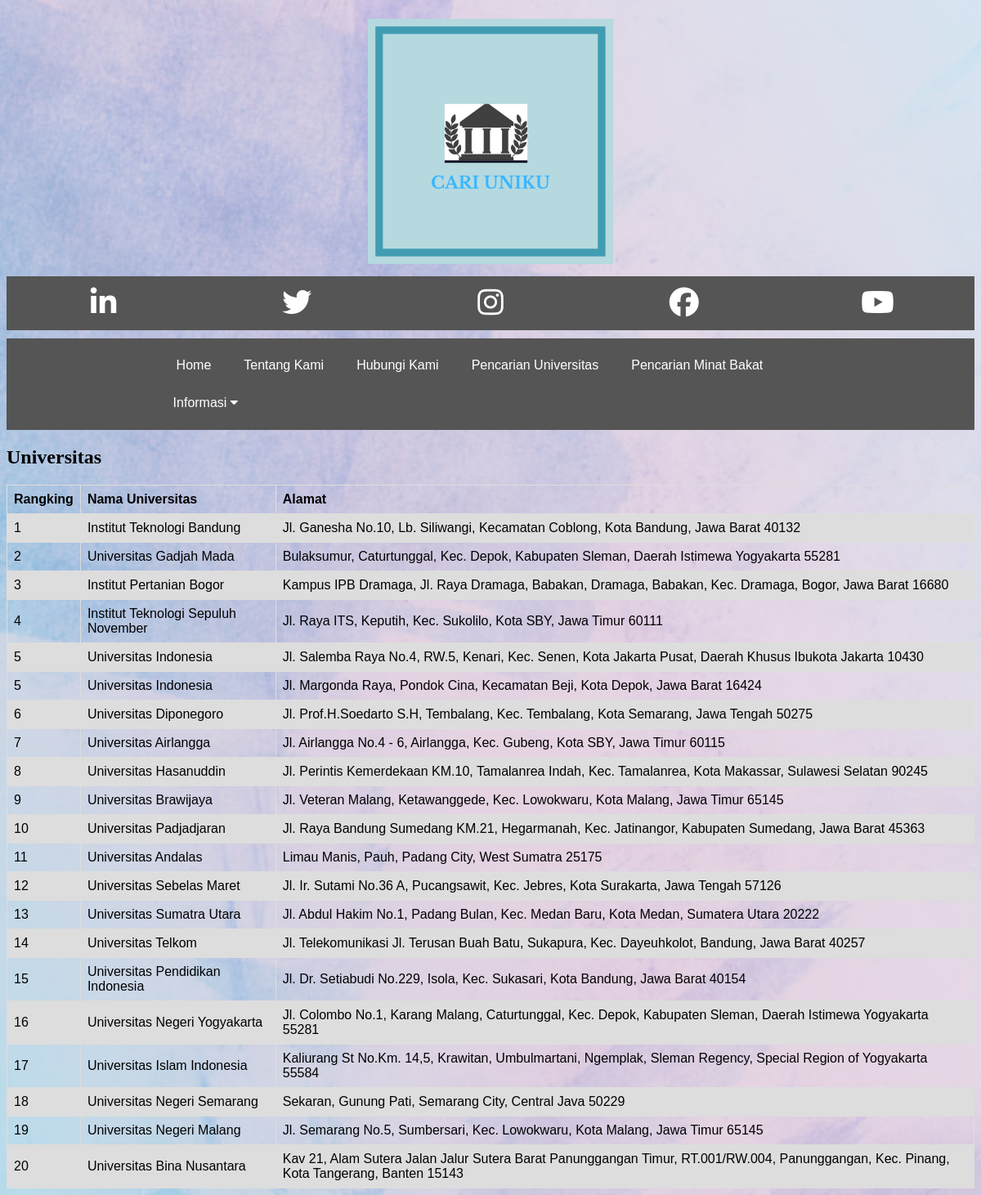
The page /Universitas1.php on the database its author committed.
### tables this page shows
CREATE TABLE `info_universitas` (
  `id` int(11) NOT NULL,
  `top` int(11) NOT NULL,
  `nama_univ` text NOT NULL,
  `provinsi` int(11) NOT NULL,
  `kota` text NOT NULL,
  `alamat` text NOT NULL,
  `deskripsi` text NOT NULL,
  `website` text NOT NULL
);

### Universitas1.php (the view, shortened to what this page needs)
<?php
  include('config.php');
?>
<!DOCTYPE html>
<html>
<head>
<?php
      include('style-header.php');
    ?>
</head>
<body id="grad1">
<?php
      include('header.php');
    ?>
<h2>Universitas</h2>
<table>
  <tr>
    <th>Rangking</th>
    <th>Nama Universitas</th>
    <th>Alamat</th>
  </tr>
  <?php
  $sql = "SELECT top, nama_univ, alamat FROM info_universitas" ;
  $result = $conn->query($sql);
  if ($result->num_rows > 0) {
      while($row = $result->fetch_assoc()) {
        echo '<tr>';
        echo '<td>'.$row["top"].'</td>';
        echo '<td>'.$row["nama_univ"].'</td>';
        echo '<td>'.$row["alamat"].'</td>';
        echo '</tr>';
      }
  }
  else {
      echo "0 results";
  }
  ?>
</table>
</body>
</html>

### style-header.php (shortened to what this page needs)
<link rel="stylesheet" href="https://cdnjs.cloudflare.com/ajax/libs/font-awesome/4.7.0/css/font-awesome.min.css">

### header.php (shortened to what this page needs)
<div>
<img src="image/univ_logo.png" class="center"></header>
    <div class="icon-bar">
      <a href="https://www.linkedin.com" target="_blank"><i class="fab fa-linkedin-in"></i></a>
      <a href="https://www.twitter.com" target="_blank" ><i class="fab fa-twitter"></i></a>
      <a href="https://www.instagram.com" target="_blank"><i class="fab fa-instagram"></i></a>
      <a href="https://www.facebook.com" target="_blank"><i class="fab fa-facebook-f"></i></a>
      <a href="https://www.youtube.com" target="_blank"><i class="fab fa-youtube"></i></a>
    </div>
    <div class="navbar-parent">
      <div class="navbar">
        <a href="home.php">Home</a>
        <a href="tentang_kami.php">Tentang Kami</a>
        <a href="hubungi_kami.php">Hubungi Kami</a>
        <a href="pencarian_univ_idaman.php">Pencarian Universitas</a>
        <a href="pencarian_minat.php">Pencarian Minat Bakat</a>
        <div class="dropdown">
        <button class="dropbtn" onclick="myFunction()">Informasi
          <i class="fa fa-caret-down"></i>
        </button>
        </div>
      </div>
    </div>
</div>

### style-header.php (style rules this page uses)
#grad1 { background: url("image/background1.jpg") no-repeat center center fixed; background-size: cover; }
img { display: block; margin-left: auto; margin-right: auto; width: 300px; height: 300px; padding: 15px; }
.icon-bar { width: 100%; background-color: #555; overflow: auto; }
.icon-bar a { float: left; width: 20%; text-align: center; padding: 12px 0; transition: all 0.3s ease; color: white; font-size: 36px; }
.navbar { overflow: hidden; background-color: #555; font-family: Arial, Helvetica, sans-serif; margin-left: 15%; margin-right: 10%; padding: 10px; }
.navbar-parent { overflow: hidden; background-color: #555; font-family: Arial, Helvetica, sans-serif; margin-top:10px; text-align: center; }
.navbar a { float: left; font-size: 16px; color: white; text-align: center; padding: 14px 20px; text-decoration: none; }
.dropdown { float: left; overflow: hidden; }
.dropdown .dropbtn { cursor: pointer; font-size: 16px; border: none; outline: none; color: white; padding: 14px 16px; background-color: inherit; font-family: inherit; margin: 0; }

### Universitas1.php (style rules this page uses)
table { font-family: arial, sans-serif; border-collapse: collapse; width: 100%; }
td, th { border: 1px solid #dddddd; text-align: left; padding: 8px; }
tr:nth-child(even) { background-color: #dddddd; }

### rows shown on the page
info_universitas: top "1", nama_univ "Institut Teknologi Bandung", alamat "Jl. Ganesha No.10, Lb. Siliwangi, Kecamatan Coblong, Kota Bandung, Jawa Barat 40132"
info_universitas: top "2", nama_univ "Universitas Gadjah Mada", alamat "Bulaksumur, Caturtunggal, Kec. Depok, Kabupaten Sleman, Daerah Istimewa Yogyakarta 55281"
info_universitas: top "3", nama_univ "Institut Pertanian Bogor", alamat "Kampus IPB Dramaga, Jl. Raya Dramaga, Babakan, Dramaga, Babakan, Kec. Dramaga, Bogor, Jawa Barat 16680"
info_universitas: top "4", nama_univ "Institut Teknologi Sepuluh November", alamat "Jl. Raya ITS, Keputih, Kec. Sukolilo, Kota SBY, Jawa Timur 60111"
info_universitas: top "5", nama_univ "Universitas Indonesia", alamat "Jl. Salemba Raya No.4, RW.5, Kenari, Kec. Senen, Kota Jakarta Pusat, Daerah Khusus Ibukota Jakarta 10430"
info_universitas: top "5", nama_univ "Universitas Indonesia", alamat "Jl. Margonda Raya, Pondok Cina, Kecamatan Beji, Kota Depok, Jawa Barat 16424"
info_universitas: top "6", nama_univ "Universitas Diponegoro", alamat "Jl. Prof.H.Soedarto S.H, Tembalang, Kec. Tembalang, Kota Semarang, Jawa Tengah 50275"
info_universitas: top "7", nama_univ "Universitas Airlangga", alamat "Jl. Airlangga No.4 - 6, Airlangga, Kec. Gubeng, Kota SBY, Jawa Timur 60115"
info_universitas: top "8", nama_univ "Universitas Hasanuddin", alamat "Jl. Perintis Kemerdekaan KM.10, Tamalanrea Indah, Kec. Tamalanrea, Kota Makassar, Sulawesi Selatan 90245"
info_universitas: top "9", nama_univ "Universitas Brawijaya", alamat "Jl. Veteran Malang, Ketawanggede, Kec. Lowokwaru, Kota Malang, Jawa Timur 65145"
info_universitas: top "10", nama_univ "Universitas Padjadjaran", alamat "Jl. Raya Bandung Sumedang KM.21, Hegarmanah, Kec. Jatinangor, Kabupaten Sumedang, Jawa Barat 45363"
info_universitas: top "11", nama_univ "Universitas Andalas", alamat "Limau Manis, Pauh, Padang City, West Sumatra 25175"
info_universitas: top "12", nama_univ "Universitas Sebelas Maret", alamat "Jl. Ir. Sutami No.36 A, Pucangsawit, Kec. Jebres, Kota Surakarta, Jawa Tengah 57126"
info_universitas: top "13", nama_univ "Universitas Sumatra Utara", alamat "Jl. Abdul Hakim No.1, Padang Bulan, Kec. Medan Baru, Kota Medan, Sumatera Utara 20222"
info_universitas: top "14", nama_univ "Universitas Telkom", alamat "Jl. Telekomunikasi Jl. Terusan Buah Batu, Sukapura, Kec. Dayeuhkolot, Bandung, Jawa Barat 40257"
info_universitas: top "15", nama_univ "Universitas Pendidikan Indonesia", alamat "Jl. Dr. Setiabudi No.229, Isola, Kec. Sukasari, Kota Bandung, Jawa Barat 40154"
info_universitas: top "16", nama_univ "Universitas Negeri Yogyakarta", alamat "Jl. Colombo No.1, Karang Malang, Caturtunggal, Kec. Depok, Kabupaten Sleman, Daerah Istimewa Yogyakarta 55281"
info_universitas: top "17", nama_univ "Universitas Islam Indonesia", alamat "Kaliurang St No.Km. 14,5, Krawitan, Umbulmartani, Ngemplak, Sleman Regency, Special Region of Yogyakarta 55584"
info_universitas: top "18", nama_univ "Universitas Negeri Semarang", alamat "Sekaran, Gunung Pati, Semarang City, Central Java 50229"
info_universitas: top "19", nama_univ "Universitas Negeri Malang", alamat "Jl. Semarang No.5, Sumbersari, Kec. Lowokwaru, Kota Malang, Jawa Timur 65145"
info_universitas: top "20", nama_univ "Universitas Bina Nusantara", alamat "Kav 21, Alam Sutera Jalan Jalur Sutera Barat Panunggangan Timur, RT.001/RW.004, Panunggangan, Kec. Pinang, Kota Tangerang, Banten 15143"
